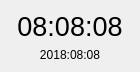
<?xml version="1.0" encoding="UTF-8"?>
<ui version="4.0">
 <class>TimeWidget</class>
 <widget class="QWidget" name="TimeWidget">
  <property name="geometry">
   <rect>
    <x>0</x>
    <y>0</y>
    <width>140</width>
    <height>72</height>
   </rect>
  </property>
  <property name="windowTitle">
   <string>Form</string>
  </property>
  <layout class="QHBoxLayout" name="horizontalLayout">
   <property name="spacing">
    <number>0</number>
   </property>
   <property name="leftMargin">
    <number>0</number>
   </property>
   <property name="topMargin">
    <number>0</number>
   </property>
   <property name="rightMargin">
    <number>0</number>
   </property>
   <property name="bottomMargin">
    <number>0</number>
   </property>
   <item>
    <widget class="QWidget" name="widget" native="true">
     <layout class="QVBoxLayout" name="verticalLayout">
      <property name="leftMargin">
       <number>0</number>
      </property>
      <property name="topMargin">
       <number>0</number>
      </property>
      <property name="rightMargin">
       <number>0</number>
      </property>
      <property name="bottomMargin">
       <number>0</number>
      </property>
      <item>
       <spacer name="verticalSpacer">
        <property name="orientation">
         <enum>Qt::Vertical</enum>
        </property>
        <property name="sizeHint" stdset="0">
         <size>
          <width>20</width>
          <height>0</height>
         </size>
        </property>
       </spacer>
      </item>
      <item>
       <widget class="QLabel" name="label_time">
        <property name="styleSheet">
         <string notr="true">font: 20pt;</string>
        </property>
        <property name="text">
         <string>08:08:08</string>
        </property>
        <property name="alignment">
         <set>Qt::AlignBottom|Qt::AlignHCenter</set>
        </property>
       </widget>
      </item>
      <item>
       <widget class="QLabel" name="label_date">
        <property name="text">
         <string>2018:08:08</string>
        </property>
        <property name="alignment">
         <set>Qt::AlignHCenter|Qt::AlignTop</set>
        </property>
       </widget>
      </item>
      <item>
       <spacer name="verticalSpacer_2">
        <property name="orientation">
         <enum>Qt::Vertical</enum>
        </property>
        <property name="sizeHint" stdset="0">
         <size>
          <width>20</width>
          <height>0</height>
         </size>
        </property>
       </spacer>
      </item>
     </layout>
    </widget>
   </item>
  </layout>
 </widget>
 <resources/>
 <connections/>
</ui>
